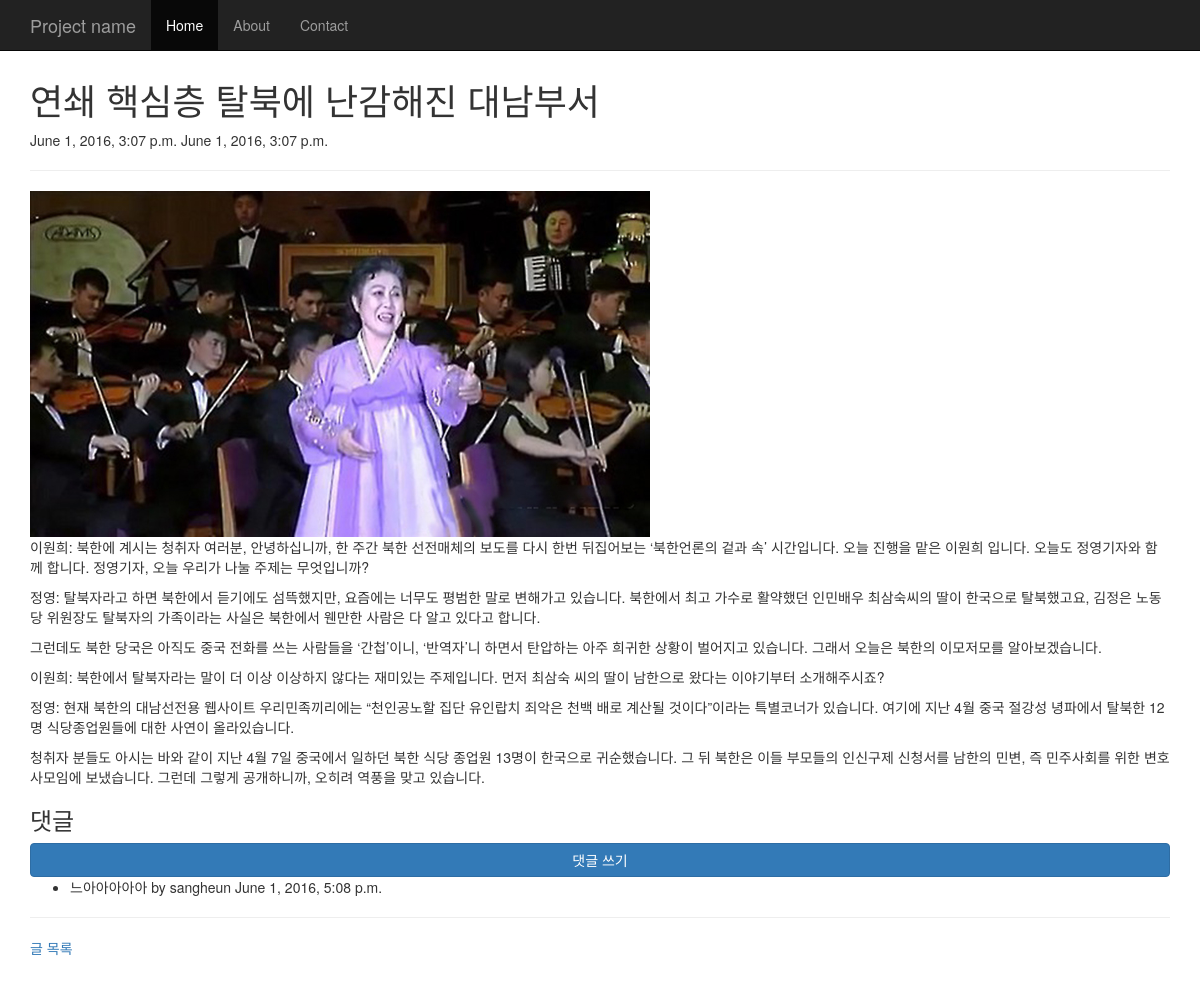
Page /blog/1/ on the committed database.
### blog/models.py (models this page shows, shortened)
class Post(models.Model):
    title = models.CharField(max_length=100)
    content = models.TextField()
    photo = models.ImageField()
    created_at = models.DateTimeField(auto_now_add=True)
    updated_at = models.DateTimeField(auto_now=True)

class Comment(models.Model):
    post = models.ForeignKey(Post)
    user = models.ForeignKey(settings.AUTH_USER_MODEL)
    message = models.TextField()
    created_at = models.DateTimeField(auto_now_add=True)
    updated_at = models.DateTimeField(auto_now=True)

### blog/views.py (the view)
# urls.py: url(r'^(?P<pk>\d+)/$', views.post_detail, name='post_detail'),
def post_detail(request, pk):
    post = get_object_or_404(Post, pk=pk)
    return render(request, 'blog/post_detail.html', {
        'post':post,
        })

### blog/templates/blog/post_detail.html
{% extends "blog/base.html" %}
{% block content %}
    <h1>{{ post.title }}</h1>
    {{ post.created_at }}
    {{ post.updated_at }}
    <hr />
    <img src="{{ post.photo.url }}" />
    {{ post.content|linebreaks }}
    <h3>댓글</h3>
    <a href="{% url "blog:comment_new" post.pk %}" class="btn btn-primary btn-block">댓글 쓰기</a>
    <ul>
    {% for comment in post.comment_set.all %}
        <li>
            {{ comment.message }} by {{ comment.user }}
            {{ comment.created_at }}
        </li>
    {% endfor %}
    </ul>
    <hr />
    <a href="{% url "blog:index" %}">글 목록</a>
{% endblock %}

### blog/templates/blog/base.html (style rules this page uses)
body { padding-top: 60px; padding-bottom: 30px; }

### rows in the picture
Post: title "연쇄 핵심층 탈북에 난감해진 대남부서", created_at "June 1, 2016, 3:07 p.m.", updated_at "June 1, 2016, 3:07 p.m.", photo (picture), content "이원희: 북한에 계시는 청취자 여러분, 안녕하십니까, 한 주간 북한 선전매체의 보도를 다시 한번 뒤집어보는 ‘북한언론의 겉과 속’ 시간입니다. 오늘 진행을 맡은 이원희 입니다. 오늘도 정영기자와 함께 합니다. 정영기자, 오늘 우리가 나눌 주제는 무엇입니까? 정영: 탈북자라고 하면 북한에서 듣기에도 섬뜩했지만, 요즘에는 너무도 평범한 말로 변해가고 있습니다. 북한에서 최고 가수로 활약했던 인민배우 최삼숙씨의 딸이 한국으로 탈북했고요, 김정은 노동당 위원장도 탈북자의 가족이라는 사실은 북한에서 웬만한 사람은 다 알고 있다고 합니다. 그런데도 북한 당국은 아직도 중국 전화를 쓰는 사람들을 ‘간첩’이니, ‘반역자’니 하면서 탄압하는 아주 희귀한 상황이 벌어지고 있습니다. 그래서 오늘은 북한의 이모저모를 알아보겠습니다. 이원희: 북한에서 탈북자라는 말이 더 이상 이상하지 않다는 재미있는 주제입니다. 먼저 최삼숙 씨의 딸이 남한으로 왔다는 이야기부터 소개해주시죠? 정영: 현재 북한의 대남선전용 웹사이트 우리민족끼리에는 “천인공노할 집단 유인랍치 죄악은 천백 배로 계산될 것이다”이라는 특별코너가 있습니다. 여기에 지난 4월 중국 절강성 녕파에서 탈북한 12명 식당종업원들에 대한 사연이 올라있습니다. 청취자 분들도 아시는 바와 같이 지난 4월 7일 중국에서 일하던 북한 식당 종업원 13명이 한국으로 귀순했습니다. 그 뒤 북한은 이들 부모들의…"
Comment: message "느아아아아아", user "sangheun", created_at "June 1, 2016, 5:08 p.m."
